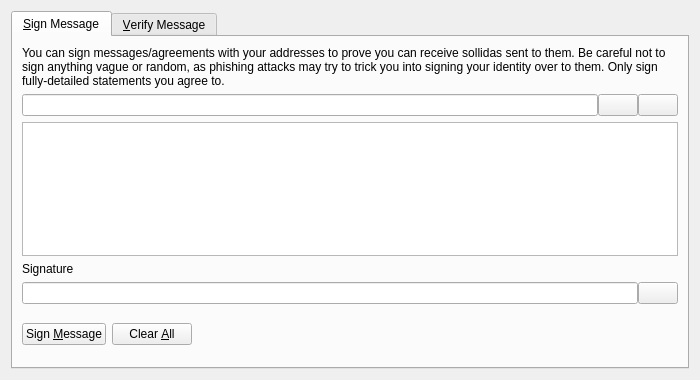
<?xml version="1.0" encoding="UTF-8"?>
<ui version="4.0">
 <class>SignVerifyMessageDialog</class>
 <widget class="QDialog" name="SignVerifyMessageDialog">
  <property name="geometry">
   <rect>
    <x>0</x>
    <y>0</y>
    <width>700</width>
    <height>380</height>
   </rect>
  </property>
  <property name="windowTitle">
   <string>Signatures - Sign / Verify a Message</string>
  </property>
  <property name="modal">
   <bool>true</bool>
  </property>
  <layout class="QVBoxLayout" name="verticalLayout">
   <item>
    <widget class="QTabWidget" name="tabWidget">
     <property name="currentIndex">
      <number>0</number>
     </property>
     <widget class="QWidget" name="tabSignMessage">
      <attribute name="title">
       <string>&amp;Sign Message</string>
      </attribute>
      <layout class="QVBoxLayout" name="verticalLayout_SM">
       <item>
        <widget class="QLabel" name="infoLabel_SM">
         <property name="text">
          <string>You can sign messages/agreements with your addresses to prove you can receive sollidas sent to them. Be careful not to sign anything vague or random, as phishing attacks may try to trick you into signing your identity over to them. Only sign fully-detailed statements you agree to.</string>
         </property>
         <property name="textFormat">
          <enum>Qt::PlainText</enum>
         </property>
         <property name="wordWrap">
          <bool>true</bool>
         </property>
        </widget>
       </item>
       <item>
        <layout class="QHBoxLayout" name="horizontalLayout_1_SM">
         <property name="spacing">
          <number>0</number>
         </property>
         <item>
          <widget class="QValidatedLineEdit" name="addressIn_SM">
           <property name="toolTip">
            <string>The sollida address to sign the message with</string>
           </property>
          </widget>
         </item>
         <item>
          <widget class="QPushButton" name="addressBookButton_SM">
           <property name="toolTip">
            <string>Choose previously used address</string>
           </property>
           <property name="text">
            <string/>
           </property>
           <property name="icon">
            <iconset resource="../bitcoin.qrc">
             <normaloff>:/icons/address-book</normaloff>:/icons/address-book</iconset>
           </property>
           <property name="shortcut">
            <string>Alt+A</string>
           </property>
           <property name="autoDefault">
            <bool>false</bool>
           </property>
          </widget>
         </item>
         <item>
          <widget class="QPushButton" name="pasteButton_SM">
           <property name="toolTip">
            <string>Paste address from clipboard</string>
           </property>
           <property name="text">
            <string/>
           </property>
           <property name="icon">
            <iconset resource="../bitcoin.qrc">
             <normaloff>:/icons/editpaste</normaloff>:/icons/editpaste</iconset>
           </property>
           <property name="shortcut">
            <string>Alt+P</string>
           </property>
           <property name="autoDefault">
            <bool>false</bool>
           </property>
          </widget>
         </item>
        </layout>
       </item>
       <item>
        <widget class="QPlainTextEdit" name="messageIn_SM">
         <property name="toolTip">
          <string>Enter the message you want to sign here</string>
         </property>
        </widget>
       </item>
       <item>
        <widget class="QLabel" name="signatureLabel_SM">
         <property name="text">
          <string>Signature</string>
         </property>
         <property name="textFormat">
          <enum>Qt::PlainText</enum>
         </property>
        </widget>
       </item>
       <item>
        <layout class="QHBoxLayout" name="horizontalLayout_2_SM">
         <property name="spacing">
          <number>0</number>
         </property>
         <item>
          <widget class="QLineEdit" name="signatureOut_SM">
           <property name="font">
            <font>
             <italic>true</italic>
            </font>
           </property>
           <property name="readOnly">
            <bool>true</bool>
           </property>
          </widget>
         </item>
         <item>
          <widget class="QPushButton" name="copySignatureButton_SM">
           <property name="toolTip">
            <string>Copy the current signature to the system clipboard</string>
           </property>
           <property name="text">
            <string/>
           </property>
           <property name="icon">
            <iconset resource="../bitcoin.qrc">
             <normaloff>:/icons/editcopy</normaloff>:/icons/editcopy</iconset>
           </property>
           <property name="autoDefault">
            <bool>false</bool>
           </property>
          </widget>
         </item>
        </layout>
       </item>
       <item>
        <layout class="QHBoxLayout" name="horizontalLayout_3_SM">
         <item>
          <widget class="QPushButton" name="signMessageButton_SM">
           <property name="toolTip">
            <string>Sign the message to prove you own this sollida address</string>
           </property>
           <property name="text">
            <string>Sign &amp;Message</string>
           </property>
           <property name="icon">
            <iconset resource="../bitcoin.qrc">
             <normaloff>:/icons/edit</normaloff>:/icons/edit</iconset>
           </property>
           <property name="autoDefault">
            <bool>false</bool>
           </property>
          </widget>
         </item>
         <item>
          <widget class="QPushButton" name="clearButton_SM">
           <property name="toolTip">
            <string>Reset all sign message fields</string>
           </property>
           <property name="text">
            <string>Clear &amp;All</string>
           </property>
           <property name="icon">
            <iconset resource="../bitcoin.qrc">
             <normaloff>:/icons/remove</normaloff>:/icons/remove</iconset>
           </property>
           <property name="autoDefault">
            <bool>false</bool>
           </property>
          </widget>
         </item>
         <item>
          <spacer name="horizontalSpacer_1_SM">
           <property name="orientation">
            <enum>Qt::Horizontal</enum>
           </property>
           <property name="sizeHint" stdset="0">
            <size>
             <width>40</width>
             <height>48</height>
            </size>
           </property>
          </spacer>
         </item>
         <item>
          <widget class="QLabel" name="statusLabel_SM">
           <property name="font">
            <font>
             <weight>75</weight>
             <bold>true</bold>
            </font>
           </property>
           <property name="text">
            <string/>
           </property>
           <property name="wordWrap">
            <bool>true</bool>
           </property>
          </widget>
         </item>
         <item>
          <spacer name="horizontalSpacer_2_SM">
           <property name="orientation">
            <enum>Qt::Horizontal</enum>
           </property>
           <property name="sizeHint" stdset="0">
            <size>
             <width>40</width>
             <height>48</height>
            </size>
           </property>
          </spacer>
         </item>
        </layout>
       </item>
      </layout>
     </widget>
     <widget class="QWidget" name="tabVerifyMessage">
      <attribute name="title">
       <string>&amp;Verify Message</string>
      </attribute>
      <layout class="QVBoxLayout" name="verticalLayout_VM">
       <item>
        <widget class="QLabel" name="infoLabel_VM">
         <property name="text">
          <string>Enter the receiver's address, message (ensure you copy line breaks, spaces, tabs, etc. exactly) and signature below to verify the message. Be careful not to read more into the signature than what is in the signed message itself, to avoid being tricked by a man-in-the-middle attack. Note that this only proves the signing party receives with the address, it cannot prove sendership of any transaction!</string>
         </property>
         <property name="textFormat">
          <enum>Qt::PlainText</enum>
         </property>
         <property name="alignment">
          <set>Qt::AlignLeading|Qt::AlignLeft|Qt::AlignTop</set>
         </property>
         <property name="wordWrap">
          <bool>true</bool>
         </property>
        </widget>
       </item>
       <item>
        <layout class="QHBoxLayout" name="horizontalLayout_1_VM">
         <property name="spacing">
          <number>0</number>
         </property>
         <item>
          <widget class="QValidatedLineEdit" name="addressIn_VM">
           <property name="toolTip">
            <string>The sollida address the message was signed with</string>
           </property>
          </widget>
         </item>
         <item>
          <widget class="QPushButton" name="addressBookButton_VM">
           <property name="toolTip">
            <string>Choose previously used address</string>
           </property>
           <property name="text">
            <string/>
           </property>
           <property name="icon">
            <iconset resource="../bitcoin.qrc">
             <normaloff>:/icons/address-book</normaloff>:/icons/address-book</iconset>
           </property>
           <property name="shortcut">
            <string>Alt+A</string>
           </property>
           <property name="autoDefault">
            <bool>false</bool>
           </property>
          </widget>
         </item>
        </layout>
       </item>
       <item>
        <widget class="QPlainTextEdit" name="messageIn_VM"/>
       </item>
       <item>
        <widget class="QValidatedLineEdit" name="signatureIn_VM"/>
       </item>
       <item>
        <layout class="QHBoxLayout" name="horizontalLayout_2_VM">
         <item>
          <widget class="QPushButton" name="verifyMessageButton_VM">
           <property name="toolTip">
            <string>Verify the message to ensure it was signed with the specified sollida address</string>
           </property>
           <property name="text">
            <string>Verify &amp;Message</string>
           </property>
           <property name="icon">
            <iconset resource="../bitcoin.qrc">
             <normaloff>:/icons/transaction_0</normaloff>:/icons/transaction_0</iconset>
           </property>
           <property name="autoDefault">
            <bool>false</bool>
           </property>
          </widget>
         </item>
         <item>
          <widget class="QPushButton" name="clearButton_VM">
           <property name="toolTip">
            <string>Reset all verify message fields</string>
           </property>
           <property name="text">
            <string>Clear &amp;All</string>
           </property>
           <property name="icon">
            <iconset resource="../bitcoin.qrc">
             <normaloff>:/icons/remove</normaloff>:/icons/remove</iconset>
           </property>
           <property name="autoDefault">
            <bool>false</bool>
           </property>
          </widget>
         </item>
         <item>
          <spacer name="horizontalSpacer_1_VM">
           <property name="orientation">
            <enum>Qt::Horizontal</enum>
           </property>
           <property name="sizeHint" stdset="0">
            <size>
             <width>40</width>
             <height>48</height>
            </size>
           </property>
          </spacer>
         </item>
         <item>
          <widget class="QLabel" name="statusLabel_VM">
           <property name="font">
            <font>
             <weight>75</weight>
             <bold>true</bold>
            </font>
           </property>
           <property name="text">
            <string/>
           </property>
           <property name="wordWrap">
            <bool>true</bool>
           </property>
          </widget>
         </item>
         <item>
          <spacer name="horizontalSpacer_2_VM">
           <property name="orientation">
            <enum>Qt::Horizontal</enum>
           </property>
           <property name="sizeHint" stdset="0">
            <size>
             <width>40</width>
             <height>48</height>
            </size>
           </property>
          </spacer>
         </item>
        </layout>
       </item>
      </layout>
     </widget>
    </widget>
   </item>
  </layout>
 </widget>
 <customwidgets>
  <customwidget>
   <class>QValidatedLineEdit</class>
   <extends>QLineEdit</extends>
   <header>qvalidatedlineedit.h</header>
  </customwidget>
 </customwidgets>
 <resources>
  <include location="../bitcoin.qrc"/>
 </resources>
 <connections/>
</ui>
